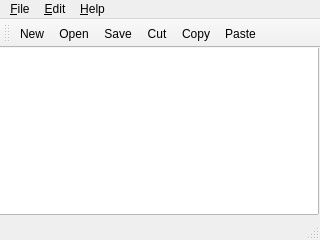
<?xml version="1.0" encoding="UTF-8"?>
<ui version="4.0">
 <class>MainWindow</class>
 <widget class="QMainWindow" name="MainWindow">
  <property name="geometry">
   <rect>
    <x>0</x>
    <y>0</y>
    <width>320</width>
    <height>240</height>
   </rect>
  </property>
  <property name="windowTitle">
   <string>MainWindow</string>
  </property>
  <widget class="QWidget" name="centralWidget">
   <widget class="QScrollArea" name="scrollArea">
    <property name="geometry">
     <rect>
      <x>-11</x>
      <y>-10</y>
      <width>341</width>
      <height>211</height>
     </rect>
    </property>
    <property name="widgetResizable">
     <bool>true</bool>
    </property>
    <widget class="QWidget" name="scrollAreaWidgetContents">
     <property name="geometry">
      <rect>
       <x>0</x>
       <y>0</y>
       <width>335</width>
       <height>205</height>
      </rect>
     </property>
     <widget class="QTextEdit" name="textEdit">
      <property name="geometry">
       <rect>
        <x>7</x>
        <y>6</y>
        <width>322</width>
        <height>170</height>
       </rect>
      </property>
     </widget>
    </widget>
   </widget>
  </widget>
  <widget class="QMenuBar" name="menuBar">
   <property name="geometry">
    <rect>
     <x>0</x>
     <y>0</y>
     <width>320</width>
     <height>21</height>
    </rect>
   </property>
   <widget class="QMenu" name="menuFile">
    <property name="title">
     <string>&amp;File</string>
    </property>
    <addaction name="actionNew"/>
    <addaction name="actionOpen"/>
    <addaction name="actionSave"/>
    <addaction name="actionSave_As"/>
    <addaction name="separator"/>
    <addaction name="actionExit"/>
   </widget>
   <widget class="QMenu" name="menuHelp">
    <property name="title">
     <string>&amp;Help</string>
    </property>
    <addaction name="actionAbout"/>
   </widget>
   <widget class="QMenu" name="menuEdit">
    <property name="title">
     <string>&amp;Edit</string>
    </property>
    <addaction name="actionCut"/>
    <addaction name="actionCopy"/>
    <addaction name="actionPaste"/>
   </widget>
   <addaction name="menuFile"/>
   <addaction name="menuEdit"/>
   <addaction name="menuHelp"/>
  </widget>
  <widget class="QToolBar" name="mainToolBar">
   <attribute name="toolBarArea">
    <enum>TopToolBarArea</enum>
   </attribute>
   <attribute name="toolBarBreak">
    <bool>false</bool>
   </attribute>
   <addaction name="actionNew"/>
   <addaction name="actionOpen"/>
   <addaction name="actionSave"/>
   <addaction name="actionCut"/>
   <addaction name="actionCopy"/>
   <addaction name="actionPaste"/>
  </widget>
  <widget class="QStatusBar" name="statusBar"/>
  <action name="actionNew">
   <property name="icon">
    <iconset resource="images.qrc">
     <normaloff>:/new/prefix1/images/new.png</normaloff>:/new/prefix1/images/new.png</iconset>
   </property>
   <property name="text">
    <string>&amp;New</string>
   </property>
   <property name="statusTip">
    <string>Create a new file</string>
   </property>
   <property name="shortcut">
    <string>Ctrl+N</string>
   </property>
  </action>
  <action name="actionOpen">
   <property name="icon">
    <iconset resource="images.qrc">
     <normaloff>:/new/prefix1/images/open.png</normaloff>
     <normalon>images/open.png</normalon>:/new/prefix1/images/open.png</iconset>
   </property>
   <property name="text">
    <string>&amp;Open</string>
   </property>
   <property name="statusTip">
    <string>Open an existing file</string>
   </property>
   <property name="shortcut">
    <string>Ctrl+O</string>
   </property>
  </action>
  <action name="actionSave">
   <property name="icon">
    <iconset resource="images.qrc">
     <normaloff>:/new/prefix1/images/save.png</normaloff>:/new/prefix1/images/save.png</iconset>
   </property>
   <property name="text">
    <string>&amp;Save</string>
   </property>
   <property name="statusTip">
    <string>Save the document to disk</string>
   </property>
   <property name="shortcut">
    <string>Ctrl+S</string>
   </property>
  </action>
  <action name="actionSave_As">
   <property name="icon">
    <iconset resource="images.qrc">
     <normaloff>:/new/prefix1/images/save.png</normaloff>:/new/prefix1/images/save.png</iconset>
   </property>
   <property name="text">
    <string>Save &amp;As...</string>
   </property>
   <property name="statusTip">
    <string>Save the document under a new name</string>
   </property>
  </action>
  <action name="actionExit">
   <property name="text">
    <string>E&amp;xit</string>
   </property>
   <property name="statusTip">
    <string>Exit the application</string>
   </property>
   <property name="shortcut">
    <string>Ctrl+Q</string>
   </property>
  </action>
  <action name="actionCut">
   <property name="icon">
    <iconset resource="images.qrc">
     <normaloff>:/new/prefix1/images/cut.png</normaloff>:/new/prefix1/images/cut.png</iconset>
   </property>
   <property name="text">
    <string>Cu&amp;t</string>
   </property>
   <property name="statusTip">
    <string>Cut the current selection's contents to the clipboard</string>
   </property>
   <property name="shortcut">
    <string>Ctrl+X</string>
   </property>
  </action>
  <action name="actionCopy">
   <property name="icon">
    <iconset resource="images.qrc">
     <normaloff>:/new/prefix1/images/copy.png</normaloff>:/new/prefix1/images/copy.png</iconset>
   </property>
   <property name="text">
    <string>&amp;Copy</string>
   </property>
   <property name="statusTip">
    <string>Copy the current selection's contents to the clipboard</string>
   </property>
   <property name="shortcut">
    <string>Ctrl+C</string>
   </property>
  </action>
  <action name="actionPaste">
   <property name="icon">
    <iconset resource="images.qrc">
     <normaloff>:/new/prefix1/images/paste.png</normaloff>:/new/prefix1/images/paste.png</iconset>
   </property>
   <property name="text">
    <string>&amp;Paste</string>
   </property>
   <property name="statusTip">
    <string>Paste the clipboard's contents into the current selection</string>
   </property>
   <property name="shortcut">
    <string>Ctrl+V</string>
   </property>
  </action>
  <action name="actionAbout">
   <property name="text">
    <string>&amp;About</string>
   </property>
   <property name="statusTip">
    <string>Show the application's About box</string>
   </property>
  </action>
 </widget>
 <layoutdefault spacing="6" margin="11"/>
 <tabstops>
  <tabstop>textEdit</tabstop>
  <tabstop>scrollArea</tabstop>
 </tabstops>
 <resources>
  <include location="images.qrc"/>
 </resources>
 <connections>
  <connection>
   <sender>actionCut</sender>
   <signal>triggered()</signal>
   <receiver>textEdit</receiver>
   <slot>cut()</slot>
   <hints>
    <hint type="sourcelabel">
     <x>-1</x>
     <y>-1</y>
    </hint>
    <hint type="destinationlabel">
     <x>159</x>
     <y>123</y>
    </hint>
   </hints>
  </connection>
  <connection>
   <sender>actionCopy</sender>
   <signal>triggered()</signal>
   <receiver>textEdit</receiver>
   <slot>copy()</slot>
   <hints>
    <hint type="sourcelabel">
     <x>-1</x>
     <y>-1</y>
    </hint>
    <hint type="destinationlabel">
     <x>159</x>
     <y>123</y>
    </hint>
   </hints>
  </connection>
  <connection>
   <sender>actionExit</sender>
   <signal>triggered()</signal>
   <receiver>MainWindow</receiver>
   <slot>close()</slot>
   <hints>
    <hint type="sourcelabel">
     <x>-1</x>
     <y>-1</y>
    </hint>
    <hint type="destinationlabel">
     <x>159</x>
     <y>119</y>
    </hint>
   </hints>
  </connection>
  <connection>
   <sender>actionPaste</sender>
   <signal>triggered()</signal>
   <receiver>textEdit</receiver>
   <slot>paste()</slot>
   <hints>
    <hint type="sourcelabel">
     <x>-1</x>
     <y>-1</y>
    </hint>
    <hint type="destinationlabel">
     <x>159</x>
     <y>123</y>
    </hint>
   </hints>
  </connection>
  <connection>
   <sender>actionNew</sender>
   <signal>triggered()</signal>
   <receiver>MainWindow</receiver>
   <slot>newfile()</slot>
   <hints>
    <hint type="sourcelabel">
     <x>16</x>
     <y>11</y>
    </hint>
    <hint type="destinationlabel">
     <x>159</x>
     <y>119</y>
    </hint>
   </hints>
  </connection>
 </connections>
 <slots>
  <slot>newfile()</slot>
 </slots>
</ui>
